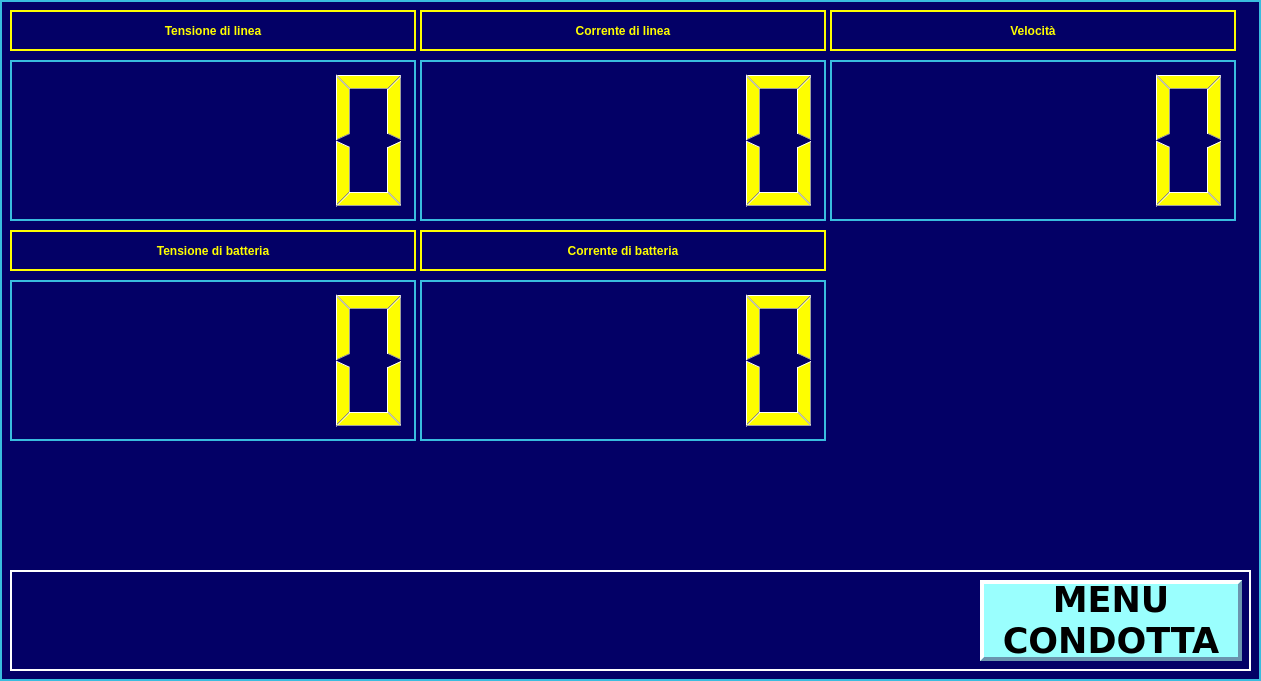
<?xml version="1.0" encoding="UTF-8"?>
<ui version="4.0">
 <class>Strumenti</class>
 <widget class="QWidget" name="Strumenti">
  <property name="geometry">
   <rect>
    <x>0</x>
    <y>0</y>
    <width>1261</width>
    <height>681</height>
   </rect>
  </property>
  <property name="windowTitle">
   <string>Form</string>
  </property>
  <property name="styleSheet">
   <string notr="true">QWidget { background-color : #030066; color : #fefe00;border:2px solid #39bcde }
QLabel { background-color : #030066; color : #fefe00;border:2px solid #fefe00;font: 16pt &quot;DejaVu Sans&quot;;font: bold; }
QPushButton { background-color : #9afffe; color : #000000;border:4px solid #6b95ae;font: 26pt &quot;DejaVu Sans&quot;;font: bold;border-left-color:white;border-top-color:white  }
QPushButton:pressed
{
  border:4px solid white;
  border-left-color:#6b95ae;
  border-top-color:#6b95ae;
  background-color : #cccccc;
}</string>
  </property>
  <widget class="QLabel" name="mydata">
   <property name="geometry">
    <rect>
     <x>10</x>
     <y>10</y>
     <width>406</width>
     <height>41</height>
    </rect>
   </property>
   <property name="palette">
    <palette>
     <active>
      <colorrole role="WindowText">
       <brush brushstyle="SolidPattern">
        <color alpha="255">
         <red>254</red>
         <green>254</green>
         <blue>0</blue>
        </color>
       </brush>
      </colorrole>
      <colorrole role="Button">
       <brush brushstyle="SolidPattern">
        <color alpha="255">
         <red>3</red>
         <green>0</green>
         <blue>102</blue>
        </color>
       </brush>
      </colorrole>
      <colorrole role="Text">
       <brush brushstyle="SolidPattern">
        <color alpha="255">
         <red>254</red>
         <green>254</green>
         <blue>0</blue>
        </color>
       </brush>
      </colorrole>
      <colorrole role="ButtonText">
       <brush brushstyle="SolidPattern">
        <color alpha="255">
         <red>254</red>
         <green>254</green>
         <blue>0</blue>
        </color>
       </brush>
      </colorrole>
      <colorrole role="Base">
       <brush brushstyle="SolidPattern">
        <color alpha="255">
         <red>3</red>
         <green>0</green>
         <blue>102</blue>
        </color>
       </brush>
      </colorrole>
      <colorrole role="Window">
       <brush brushstyle="SolidPattern">
        <color alpha="255">
         <red>3</red>
         <green>0</green>
         <blue>102</blue>
        </color>
       </brush>
      </colorrole>
     </active>
     <inactive>
      <colorrole role="WindowText">
       <brush brushstyle="SolidPattern">
        <color alpha="255">
         <red>254</red>
         <green>254</green>
         <blue>0</blue>
        </color>
       </brush>
      </colorrole>
      <colorrole role="Button">
       <brush brushstyle="SolidPattern">
        <color alpha="255">
         <red>3</red>
         <green>0</green>
         <blue>102</blue>
        </color>
       </brush>
      </colorrole>
      <colorrole role="Text">
       <brush brushstyle="SolidPattern">
        <color alpha="255">
         <red>254</red>
         <green>254</green>
         <blue>0</blue>
        </color>
       </brush>
      </colorrole>
      <colorrole role="ButtonText">
       <brush brushstyle="SolidPattern">
        <color alpha="255">
         <red>254</red>
         <green>254</green>
         <blue>0</blue>
        </color>
       </brush>
      </colorrole>
      <colorrole role="Base">
       <brush brushstyle="SolidPattern">
        <color alpha="255">
         <red>3</red>
         <green>0</green>
         <blue>102</blue>
        </color>
       </brush>
      </colorrole>
      <colorrole role="Window">
       <brush brushstyle="SolidPattern">
        <color alpha="255">
         <red>3</red>
         <green>0</green>
         <blue>102</blue>
        </color>
       </brush>
      </colorrole>
     </inactive>
     <disabled>
      <colorrole role="WindowText">
       <brush brushstyle="SolidPattern">
        <color alpha="255">
         <red>254</red>
         <green>254</green>
         <blue>0</blue>
        </color>
       </brush>
      </colorrole>
      <colorrole role="Button">
       <brush brushstyle="SolidPattern">
        <color alpha="255">
         <red>3</red>
         <green>0</green>
         <blue>102</blue>
        </color>
       </brush>
      </colorrole>
      <colorrole role="Text">
       <brush brushstyle="SolidPattern">
        <color alpha="255">
         <red>254</red>
         <green>254</green>
         <blue>0</blue>
        </color>
       </brush>
      </colorrole>
      <colorrole role="ButtonText">
       <brush brushstyle="SolidPattern">
        <color alpha="255">
         <red>254</red>
         <green>254</green>
         <blue>0</blue>
        </color>
       </brush>
      </colorrole>
      <colorrole role="Base">
       <brush brushstyle="SolidPattern">
        <color alpha="255">
         <red>3</red>
         <green>0</green>
         <blue>102</blue>
        </color>
       </brush>
      </colorrole>
      <colorrole role="Window">
       <brush brushstyle="SolidPattern">
        <color alpha="255">
         <red>3</red>
         <green>0</green>
         <blue>102</blue>
        </color>
       </brush>
      </colorrole>
     </disabled>
    </palette>
   </property>
   <property name="styleSheet">
    <string notr="true"/>
   </property>
   <property name="frameShape">
    <enum>QFrame::WinPanel</enum>
   </property>
   <property name="frameShadow">
    <enum>QFrame::Plain</enum>
   </property>
   <property name="midLineWidth">
    <number>0</number>
   </property>
   <property name="text">
    <string>Tensione di linea</string>
   </property>
   <property name="textFormat">
    <enum>Qt::AutoText</enum>
   </property>
   <property name="alignment">
    <set>Qt::AlignCenter</set>
   </property>
  </widget>
  <widget class="QLabel" name="mydata_2">
   <property name="geometry">
    <rect>
     <x>420</x>
     <y>10</y>
     <width>406</width>
     <height>41</height>
    </rect>
   </property>
   <property name="palette">
    <palette>
     <active>
      <colorrole role="WindowText">
       <brush brushstyle="SolidPattern">
        <color alpha="255">
         <red>254</red>
         <green>254</green>
         <blue>0</blue>
        </color>
       </brush>
      </colorrole>
      <colorrole role="Button">
       <brush brushstyle="SolidPattern">
        <color alpha="255">
         <red>3</red>
         <green>0</green>
         <blue>102</blue>
        </color>
       </brush>
      </colorrole>
      <colorrole role="Text">
       <brush brushstyle="SolidPattern">
        <color alpha="255">
         <red>254</red>
         <green>254</green>
         <blue>0</blue>
        </color>
       </brush>
      </colorrole>
      <colorrole role="ButtonText">
       <brush brushstyle="SolidPattern">
        <color alpha="255">
         <red>254</red>
         <green>254</green>
         <blue>0</blue>
        </color>
       </brush>
      </colorrole>
      <colorrole role="Base">
       <brush brushstyle="SolidPattern">
        <color alpha="255">
         <red>3</red>
         <green>0</green>
         <blue>102</blue>
        </color>
       </brush>
      </colorrole>
      <colorrole role="Window">
       <brush brushstyle="SolidPattern">
        <color alpha="255">
         <red>3</red>
         <green>0</green>
         <blue>102</blue>
        </color>
       </brush>
      </colorrole>
     </active>
     <inactive>
      <colorrole role="WindowText">
       <brush brushstyle="SolidPattern">
        <color alpha="255">
         <red>254</red>
         <green>254</green>
         <blue>0</blue>
        </color>
       </brush>
      </colorrole>
      <colorrole role="Button">
       <brush brushstyle="SolidPattern">
        <color alpha="255">
         <red>3</red>
         <green>0</green>
         <blue>102</blue>
        </color>
       </brush>
      </colorrole>
      <colorrole role="Text">
       <brush brushstyle="SolidPattern">
        <color alpha="255">
         <red>254</red>
         <green>254</green>
         <blue>0</blue>
        </color>
       </brush>
      </colorrole>
      <colorrole role="ButtonText">
       <brush brushstyle="SolidPattern">
        <color alpha="255">
         <red>254</red>
         <green>254</green>
         <blue>0</blue>
        </color>
       </brush>
      </colorrole>
      <colorrole role="Base">
       <brush brushstyle="SolidPattern">
        <color alpha="255">
         <red>3</red>
         <green>0</green>
         <blue>102</blue>
        </color>
       </brush>
      </colorrole>
      <colorrole role="Window">
       <brush brushstyle="SolidPattern">
        <color alpha="255">
         <red>3</red>
         <green>0</green>
         <blue>102</blue>
        </color>
       </brush>
      </colorrole>
     </inactive>
     <disabled>
      <colorrole role="WindowText">
       <brush brushstyle="SolidPattern">
        <color alpha="255">
         <red>254</red>
         <green>254</green>
         <blue>0</blue>
        </color>
       </brush>
      </colorrole>
      <colorrole role="Button">
       <brush brushstyle="SolidPattern">
        <color alpha="255">
         <red>3</red>
         <green>0</green>
         <blue>102</blue>
        </color>
       </brush>
      </colorrole>
      <colorrole role="Text">
       <brush brushstyle="SolidPattern">
        <color alpha="255">
         <red>254</red>
         <green>254</green>
         <blue>0</blue>
        </color>
       </brush>
      </colorrole>
      <colorrole role="ButtonText">
       <brush brushstyle="SolidPattern">
        <color alpha="255">
         <red>254</red>
         <green>254</green>
         <blue>0</blue>
        </color>
       </brush>
      </colorrole>
      <colorrole role="Base">
       <brush brushstyle="SolidPattern">
        <color alpha="255">
         <red>3</red>
         <green>0</green>
         <blue>102</blue>
        </color>
       </brush>
      </colorrole>
      <colorrole role="Window">
       <brush brushstyle="SolidPattern">
        <color alpha="255">
         <red>3</red>
         <green>0</green>
         <blue>102</blue>
        </color>
       </brush>
      </colorrole>
     </disabled>
    </palette>
   </property>
   <property name="styleSheet">
    <string notr="true"/>
   </property>
   <property name="frameShape">
    <enum>QFrame::WinPanel</enum>
   </property>
   <property name="frameShadow">
    <enum>QFrame::Plain</enum>
   </property>
   <property name="midLineWidth">
    <number>0</number>
   </property>
   <property name="text">
    <string>Corrente di linea</string>
   </property>
   <property name="textFormat">
    <enum>Qt::AutoText</enum>
   </property>
   <property name="alignment">
    <set>Qt::AlignCenter</set>
   </property>
  </widget>
  <widget class="QLabel" name="mydata_3">
   <property name="geometry">
    <rect>
     <x>830</x>
     <y>10</y>
     <width>406</width>
     <height>41</height>
    </rect>
   </property>
   <property name="palette">
    <palette>
     <active>
      <colorrole role="WindowText">
       <brush brushstyle="SolidPattern">
        <color alpha="255">
         <red>254</red>
         <green>254</green>
         <blue>0</blue>
        </color>
       </brush>
      </colorrole>
      <colorrole role="Button">
       <brush brushstyle="SolidPattern">
        <color alpha="255">
         <red>3</red>
         <green>0</green>
         <blue>102</blue>
        </color>
       </brush>
      </colorrole>
      <colorrole role="Text">
       <brush brushstyle="SolidPattern">
        <color alpha="255">
         <red>254</red>
         <green>254</green>
         <blue>0</blue>
        </color>
       </brush>
      </colorrole>
      <colorrole role="ButtonText">
       <brush brushstyle="SolidPattern">
        <color alpha="255">
         <red>254</red>
         <green>254</green>
         <blue>0</blue>
        </color>
       </brush>
      </colorrole>
      <colorrole role="Base">
       <brush brushstyle="SolidPattern">
        <color alpha="255">
         <red>3</red>
         <green>0</green>
         <blue>102</blue>
        </color>
       </brush>
      </colorrole>
      <colorrole role="Window">
       <brush brushstyle="SolidPattern">
        <color alpha="255">
         <red>3</red>
         <green>0</green>
         <blue>102</blue>
        </color>
       </brush>
      </colorrole>
     </active>
     <inactive>
      <colorrole role="WindowText">
       <brush brushstyle="SolidPattern">
        <color alpha="255">
         <red>254</red>
         <green>254</green>
         <blue>0</blue>
        </color>
       </brush>
      </colorrole>
      <colorrole role="Button">
       <brush brushstyle="SolidPattern">
        <color alpha="255">
         <red>3</red>
         <green>0</green>
         <blue>102</blue>
        </color>
       </brush>
      </colorrole>
      <colorrole role="Text">
       <brush brushstyle="SolidPattern">
        <color alpha="255">
         <red>254</red>
         <green>254</green>
         <blue>0</blue>
        </color>
       </brush>
      </colorrole>
      <colorrole role="ButtonText">
       <brush brushstyle="SolidPattern">
        <color alpha="255">
         <red>254</red>
         <green>254</green>
         <blue>0</blue>
        </color>
       </brush>
      </colorrole>
      <colorrole role="Base">
       <brush brushstyle="SolidPattern">
        <color alpha="255">
         <red>3</red>
         <green>0</green>
         <blue>102</blue>
        </color>
       </brush>
      </colorrole>
      <colorrole role="Window">
       <brush brushstyle="SolidPattern">
        <color alpha="255">
         <red>3</red>
         <green>0</green>
         <blue>102</blue>
        </color>
       </brush>
      </colorrole>
     </inactive>
     <disabled>
      <colorrole role="WindowText">
       <brush brushstyle="SolidPattern">
        <color alpha="255">
         <red>254</red>
         <green>254</green>
         <blue>0</blue>
        </color>
       </brush>
      </colorrole>
      <colorrole role="Button">
       <brush brushstyle="SolidPattern">
        <color alpha="255">
         <red>3</red>
         <green>0</green>
         <blue>102</blue>
        </color>
       </brush>
      </colorrole>
      <colorrole role="Text">
       <brush brushstyle="SolidPattern">
        <color alpha="255">
         <red>254</red>
         <green>254</green>
         <blue>0</blue>
        </color>
       </brush>
      </colorrole>
      <colorrole role="ButtonText">
       <brush brushstyle="SolidPattern">
        <color alpha="255">
         <red>254</red>
         <green>254</green>
         <blue>0</blue>
        </color>
       </brush>
      </colorrole>
      <colorrole role="Base">
       <brush brushstyle="SolidPattern">
        <color alpha="255">
         <red>3</red>
         <green>0</green>
         <blue>102</blue>
        </color>
       </brush>
      </colorrole>
      <colorrole role="Window">
       <brush brushstyle="SolidPattern">
        <color alpha="255">
         <red>3</red>
         <green>0</green>
         <blue>102</blue>
        </color>
       </brush>
      </colorrole>
     </disabled>
    </palette>
   </property>
   <property name="styleSheet">
    <string notr="true"/>
   </property>
   <property name="frameShape">
    <enum>QFrame::WinPanel</enum>
   </property>
   <property name="frameShadow">
    <enum>QFrame::Plain</enum>
   </property>
   <property name="midLineWidth">
    <number>0</number>
   </property>
   <property name="text">
    <string>Velocità</string>
   </property>
   <property name="textFormat">
    <enum>Qt::AutoText</enum>
   </property>
   <property name="alignment">
    <set>Qt::AlignCenter</set>
   </property>
  </widget>
  <widget class="QFrame" name="frame_6">
   <property name="geometry">
    <rect>
     <x>10</x>
     <y>570</y>
     <width>1241</width>
     <height>101</height>
    </rect>
   </property>
   <property name="styleSheet">
    <string notr="true">QFrame {border:2px solid #FFFFFF }</string>
   </property>
   <property name="frameShape">
    <enum>QFrame::StyledPanel</enum>
   </property>
   <property name="frameShadow">
    <enum>QFrame::Raised</enum>
   </property>
   <widget class="QPushButton" name="exit">
    <property name="geometry">
     <rect>
      <x>970</x>
      <y>10</y>
      <width>262</width>
      <height>81</height>
     </rect>
    </property>
    <property name="font">
     <font>
      <family>DejaVu Sans</family>
      <pointsize>26</pointsize>
      <weight>75</weight>
      <italic>false</italic>
      <bold>true</bold>
     </font>
    </property>
    <property name="styleSheet">
     <string notr="true"/>
    </property>
    <property name="text">
     <string>MENU
CONDOTTA</string>
    </property>
   </widget>
  </widget>
  <widget class="QLabel" name="mydata_4">
   <property name="geometry">
    <rect>
     <x>10</x>
     <y>230</y>
     <width>406</width>
     <height>41</height>
    </rect>
   </property>
   <property name="palette">
    <palette>
     <active>
      <colorrole role="WindowText">
       <brush brushstyle="SolidPattern">
        <color alpha="255">
         <red>254</red>
         <green>254</green>
         <blue>0</blue>
        </color>
       </brush>
      </colorrole>
      <colorrole role="Button">
       <brush brushstyle="SolidPattern">
        <color alpha="255">
         <red>3</red>
         <green>0</green>
         <blue>102</blue>
        </color>
       </brush>
      </colorrole>
      <colorrole role="Text">
       <brush brushstyle="SolidPattern">
        <color alpha="255">
         <red>254</red>
         <green>254</green>
         <blue>0</blue>
        </color>
       </brush>
      </colorrole>
      <colorrole role="ButtonText">
       <brush brushstyle="SolidPattern">
        <color alpha="255">
         <red>254</red>
         <green>254</green>
         <blue>0</blue>
        </color>
       </brush>
      </colorrole>
      <colorrole role="Base">
       <brush brushstyle="SolidPattern">
        <color alpha="255">
         <red>3</red>
         <green>0</green>
         <blue>102</blue>
        </color>
       </brush>
      </colorrole>
      <colorrole role="Window">
       <brush brushstyle="SolidPattern">
        <color alpha="255">
         <red>3</red>
         <green>0</green>
         <blue>102</blue>
        </color>
       </brush>
      </colorrole>
     </active>
     <inactive>
      <colorrole role="WindowText">
       <brush brushstyle="SolidPattern">
        <color alpha="255">
         <red>254</red>
         <green>254</green>
         <blue>0</blue>
        </color>
       </brush>
      </colorrole>
      <colorrole role="Button">
       <brush brushstyle="SolidPattern">
        <color alpha="255">
         <red>3</red>
         <green>0</green>
         <blue>102</blue>
        </color>
       </brush>
      </colorrole>
      <colorrole role="Text">
       <brush brushstyle="SolidPattern">
        <color alpha="255">
         <red>254</red>
         <green>254</green>
         <blue>0</blue>
        </color>
       </brush>
      </colorrole>
      <colorrole role="ButtonText">
       <brush brushstyle="SolidPattern">
        <color alpha="255">
         <red>254</red>
         <green>254</green>
         <blue>0</blue>
        </color>
       </brush>
      </colorrole>
      <colorrole role="Base">
       <brush brushstyle="SolidPattern">
        <color alpha="255">
         <red>3</red>
         <green>0</green>
         <blue>102</blue>
        </color>
       </brush>
      </colorrole>
      <colorrole role="Window">
       <brush brushstyle="SolidPattern">
        <color alpha="255">
         <red>3</red>
         <green>0</green>
         <blue>102</blue>
        </color>
       </brush>
      </colorrole>
     </inactive>
     <disabled>
      <colorrole role="WindowText">
       <brush brushstyle="SolidPattern">
        <color alpha="255">
         <red>254</red>
         <green>254</green>
         <blue>0</blue>
        </color>
       </brush>
      </colorrole>
      <colorrole role="Button">
       <brush brushstyle="SolidPattern">
        <color alpha="255">
         <red>3</red>
         <green>0</green>
         <blue>102</blue>
        </color>
       </brush>
      </colorrole>
      <colorrole role="Text">
       <brush brushstyle="SolidPattern">
        <color alpha="255">
         <red>254</red>
         <green>254</green>
         <blue>0</blue>
        </color>
       </brush>
      </colorrole>
      <colorrole role="ButtonText">
       <brush brushstyle="SolidPattern">
        <color alpha="255">
         <red>254</red>
         <green>254</green>
         <blue>0</blue>
        </color>
       </brush>
      </colorrole>
      <colorrole role="Base">
       <brush brushstyle="SolidPattern">
        <color alpha="255">
         <red>3</red>
         <green>0</green>
         <blue>102</blue>
        </color>
       </brush>
      </colorrole>
      <colorrole role="Window">
       <brush brushstyle="SolidPattern">
        <color alpha="255">
         <red>3</red>
         <green>0</green>
         <blue>102</blue>
        </color>
       </brush>
      </colorrole>
     </disabled>
    </palette>
   </property>
   <property name="styleSheet">
    <string notr="true"/>
   </property>
   <property name="frameShape">
    <enum>QFrame::WinPanel</enum>
   </property>
   <property name="frameShadow">
    <enum>QFrame::Plain</enum>
   </property>
   <property name="midLineWidth">
    <number>0</number>
   </property>
   <property name="text">
    <string>Tensione di batteria</string>
   </property>
   <property name="textFormat">
    <enum>Qt::AutoText</enum>
   </property>
   <property name="alignment">
    <set>Qt::AlignCenter</set>
   </property>
  </widget>
  <widget class="QLabel" name="mydata_5">
   <property name="geometry">
    <rect>
     <x>420</x>
     <y>230</y>
     <width>406</width>
     <height>41</height>
    </rect>
   </property>
   <property name="palette">
    <palette>
     <active>
      <colorrole role="WindowText">
       <brush brushstyle="SolidPattern">
        <color alpha="255">
         <red>254</red>
         <green>254</green>
         <blue>0</blue>
        </color>
       </brush>
      </colorrole>
      <colorrole role="Button">
       <brush brushstyle="SolidPattern">
        <color alpha="255">
         <red>3</red>
         <green>0</green>
         <blue>102</blue>
        </color>
       </brush>
      </colorrole>
      <colorrole role="Text">
       <brush brushstyle="SolidPattern">
        <color alpha="255">
         <red>254</red>
         <green>254</green>
         <blue>0</blue>
        </color>
       </brush>
      </colorrole>
      <colorrole role="ButtonText">
       <brush brushstyle="SolidPattern">
        <color alpha="255">
         <red>254</red>
         <green>254</green>
         <blue>0</blue>
        </color>
       </brush>
      </colorrole>
      <colorrole role="Base">
       <brush brushstyle="SolidPattern">
        <color alpha="255">
         <red>3</red>
         <green>0</green>
         <blue>102</blue>
        </color>
       </brush>
      </colorrole>
      <colorrole role="Window">
       <brush brushstyle="SolidPattern">
        <color alpha="255">
         <red>3</red>
         <green>0</green>
         <blue>102</blue>
        </color>
       </brush>
      </colorrole>
     </active>
     <inactive>
      <colorrole role="WindowText">
       <brush brushstyle="SolidPattern">
        <color alpha="255">
         <red>254</red>
         <green>254</green>
         <blue>0</blue>
        </color>
       </brush>
      </colorrole>
      <colorrole role="Button">
       <brush brushstyle="SolidPattern">
        <color alpha="255">
         <red>3</red>
         <green>0</green>
         <blue>102</blue>
        </color>
       </brush>
      </colorrole>
      <colorrole role="Text">
       <brush brushstyle="SolidPattern">
        <color alpha="255">
         <red>254</red>
         <green>254</green>
         <blue>0</blue>
        </color>
       </brush>
      </colorrole>
      <colorrole role="ButtonText">
       <brush brushstyle="SolidPattern">
        <color alpha="255">
         <red>254</red>
         <green>254</green>
         <blue>0</blue>
        </color>
       </brush>
      </colorrole>
      <colorrole role="Base">
       <brush brushstyle="SolidPattern">
        <color alpha="255">
         <red>3</red>
         <green>0</green>
         <blue>102</blue>
        </color>
       </brush>
      </colorrole>
      <colorrole role="Window">
       <brush brushstyle="SolidPattern">
        <color alpha="255">
         <red>3</red>
         <green>0</green>
         <blue>102</blue>
        </color>
       </brush>
      </colorrole>
     </inactive>
     <disabled>
      <colorrole role="WindowText">
       <brush brushstyle="SolidPattern">
        <color alpha="255">
         <red>254</red>
         <green>254</green>
         <blue>0</blue>
        </color>
       </brush>
      </colorrole>
      <colorrole role="Button">
       <brush brushstyle="SolidPattern">
        <color alpha="255">
         <red>3</red>
         <green>0</green>
         <blue>102</blue>
        </color>
       </brush>
      </colorrole>
      <colorrole role="Text">
       <brush brushstyle="SolidPattern">
        <color alpha="255">
         <red>254</red>
         <green>254</green>
         <blue>0</blue>
        </color>
       </brush>
      </colorrole>
      <colorrole role="ButtonText">
       <brush brushstyle="SolidPattern">
        <color alpha="255">
         <red>254</red>
         <green>254</green>
         <blue>0</blue>
        </color>
       </brush>
      </colorrole>
      <colorrole role="Base">
       <brush brushstyle="SolidPattern">
        <color alpha="255">
         <red>3</red>
         <green>0</green>
         <blue>102</blue>
        </color>
       </brush>
      </colorrole>
      <colorrole role="Window">
       <brush brushstyle="SolidPattern">
        <color alpha="255">
         <red>3</red>
         <green>0</green>
         <blue>102</blue>
        </color>
       </brush>
      </colorrole>
     </disabled>
    </palette>
   </property>
   <property name="styleSheet">
    <string notr="true"/>
   </property>
   <property name="frameShape">
    <enum>QFrame::WinPanel</enum>
   </property>
   <property name="frameShadow">
    <enum>QFrame::Plain</enum>
   </property>
   <property name="midLineWidth">
    <number>0</number>
   </property>
   <property name="text">
    <string>Corrente di batteria</string>
   </property>
   <property name="textFormat">
    <enum>Qt::AutoText</enum>
   </property>
   <property name="alignment">
    <set>Qt::AlignCenter</set>
   </property>
  </widget>
  <widget class="QLCDNumber" name="tensione_linea">
   <property name="geometry">
    <rect>
     <x>10</x>
     <y>60</y>
     <width>406</width>
     <height>161</height>
    </rect>
   </property>
  </widget>
  <widget class="QLCDNumber" name="corrente_linea">
   <property name="geometry">
    <rect>
     <x>420</x>
     <y>60</y>
     <width>406</width>
     <height>161</height>
    </rect>
   </property>
  </widget>
  <widget class="QLCDNumber" name="velocita">
   <property name="geometry">
    <rect>
     <x>830</x>
     <y>60</y>
     <width>406</width>
     <height>161</height>
    </rect>
   </property>
  </widget>
  <widget class="QLCDNumber" name="tensione_batteria">
   <property name="geometry">
    <rect>
     <x>10</x>
     <y>280</y>
     <width>406</width>
     <height>161</height>
    </rect>
   </property>
  </widget>
  <widget class="QLCDNumber" name="corrente_batteria">
   <property name="geometry">
    <rect>
     <x>420</x>
     <y>280</y>
     <width>406</width>
     <height>161</height>
    </rect>
   </property>
  </widget>
 </widget>
 <resources/>
 <connections/>
</ui>
